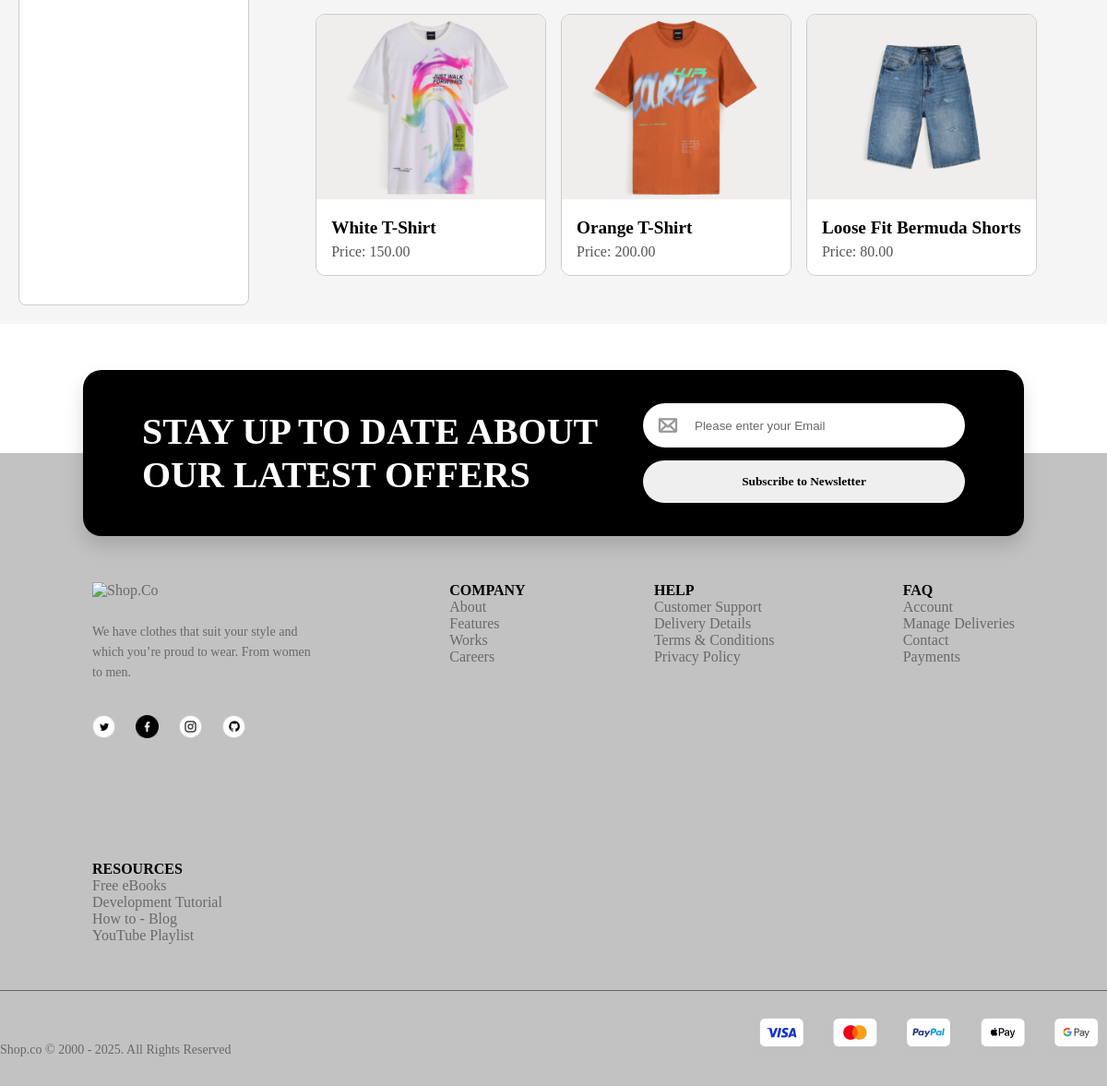
Page /items/ (lower part) on the earlier database version.
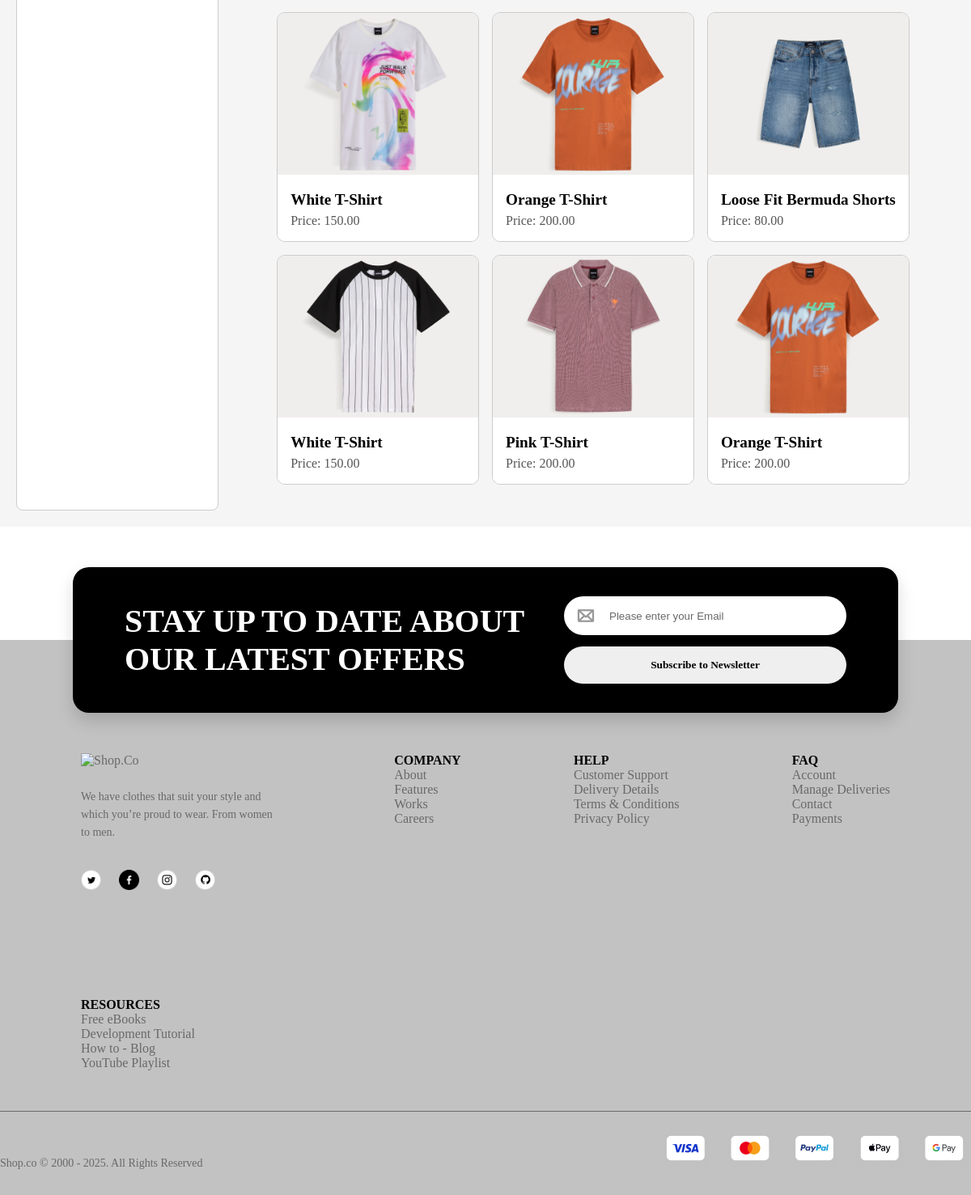
Same page on the later database version.
### item/models.py (models this page shows, shortened)
class Item(models.Model):
    name = models.CharField(max_length=255)
    category = models.ForeignKey(Category, on_delete=models.CASCADE)
    price = models.DecimalField(max_digits=10, decimal_places=2)
    original_price = models.DecimalField(max_digits=10, decimal_places=2, default=0)
    rating = models.IntegerField(default=0)
    sold = models.IntegerField(default=0)
    description = models.TextField(blank=True, null=True)  # ✅ added safely
    image = models.ImageField(upload_to='item_images/', blank=True, null=True)  # ✅ safe optional image
    created_by = models.ForeignKey(User, on_delete=models.CASCADE, related_name='items', null=True, blank=True)
    created_at = models.DateTimeField(auto_now_add=True)

### item/views.py (the view)
# urls.py: path('items/', include('item.urls')),
def items(request):
    query = request.GET.get('query')
    category_id = request.GET.get('category')
    all_items = Item.objects.filter(sold=False)
    if category_id:
        all_items = all_items.filter(category_id=category_id)
    if query:
        all_items = all_items.filter(Q(name__icontains=query) | Q(description__icontains=query))
    new_arrivals = all_items.order_by('-created_at')[:8]
    top_selling = all_items.order_by('-rating')[:8]
    categories = Category.objects.all()
    context = {
        'items': all_items,
        'new_arrivals': new_arrivals,
        'top_selling': top_selling,
        'categories': categories,
    }
    return render(request, 'item/items.html', context)

### item/templates/item/items.html (shortened to what this page needs)
{% extends 'shopco/base.html' %}
{% load static %}
{% block content %}
<div class="items-page">
    <div class="sidebar">
    </div>
    <div class="items-container">
        {% for item in items %}
        <div class="item-card">
            <a href="{% url 'item:detail' item.id %}">
                <img src="{{ item.image.url }}" alt="{{ item.name }}">
                <div class="item-info">
                    <h2>{{ item.name }}</h2>
                    <p>Price: {{ item.price }}</p>
                </div>
            </a>
        </div>
        {% endfor %}
    </div>
</div>
{% endblock %}

Differences in the rows shown:
added Item: image (picture), name "White T-Shirt", price "150.00"
added Item: image (picture), name "Pink T-Shirt", price "200.00"
added Item: image (picture), name "Orange T-Shirt", price "200.00"
